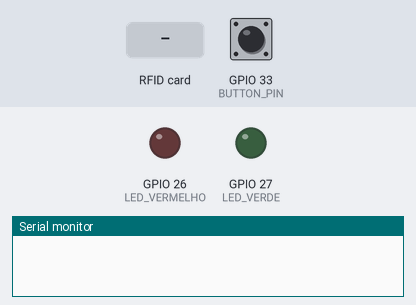
Recording of a sketch running on a simulated ESP32. Shown: output pins drawn as LEDs (lit = HIGH), the last lines printed to the serial monitor. The inputs (shaded band) are chosen by the test bench; at power-on: GPIO 33 (BUTTON_PIN) HIGH.

Above: at 0.0 s.
At 2.7 s:
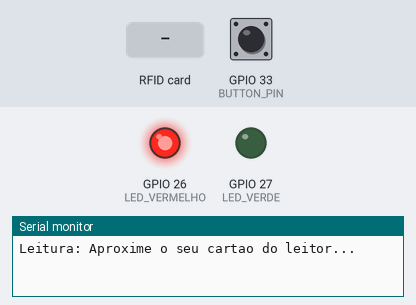
2.8 s: RFID card 5E 7A 19 C4 held to the reader
At 3.4 s:
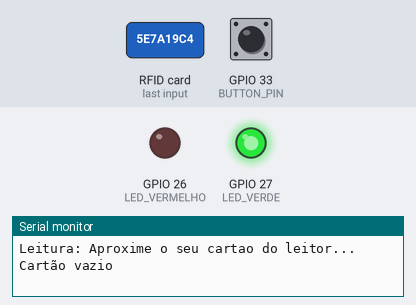
Timing chart, 0 to 5.8 s (numbered marks = the images above; inputs shaded):
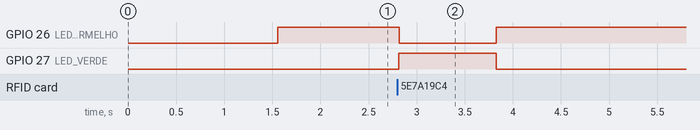

The sketch:

detecta_envioUbidots.ino
```cpp
// Inclusão de bibliotecas necessárias para comunicação com o módulo RFID, Wi-Fi, MQTT e Ubidots
#include <MFRC522.h>
#include <SPI.h>
#include "UbidotsEsp32Mqtt.h"
#include <PubSubClient.h>

// Definição de constantes para a conexão com o Ubidots e a rede Wi-Fi
const char *UBIDOTS_TOKEN = "BBUS-Wr0Chf75jREI6GgNS2a6PZvQqvssaE";
const char *WIFI_SSID = "Inteli-welcome";
const char *WIFI_PASS = "";
const char *DEVICE_LABEL = "sala";
const char *VARIABLE_LABEL = "consultorio";

// Variáveis para controle de tempo
unsigned long timer;
const int PUBLISH_FREQUENCY = 5000; // Intervalo de tempo para publicação dos dados

// Defina o tempo de duração em milissegundos que o LED ficará aceso
const int LED_ON_TIME = 1000; // 1000 ms = 1 segundos

// Variável para controlar o temporizador do LED
unsigned long ledTimer;

// Inicialização do cliente Ubidots
Ubidots ubidots(UBIDOTS_TOKEN);

// Definição dos pinos utilizados para o módulo RFID
#define SS_PIN    21
#define RST_PIN   22

// Definição do pino do botão
#define BUTTON_PIN 33

// Definição dos pinos dos LEDs
#define LED_VERDE 27
#define LED_VERMELHO 26

// Variável para armazenar o nome lido do cartão RFID
String nomePessoa = "";

// Objeto para armazenar a chave de autenticação do cartão RFID
MFRC522::MIFARE_Key key;

// Objeto para interagir com o módulo RFID MFRC522
MFRC522 mfrc522(SS_PIN, RST_PIN);

// Função chamada quando uma mensagem é recebida pelo cliente MQTT
void callback(char* topic, byte* payload, unsigned int length) {
    Serial.print("Message arrived [");
    Serial.print(topic);
    Serial.print("] ");
    for (int i = 0; i < length; i++) {
        Serial.print((char)payload[i]);
    }
    Serial.println();
}

// Configuração inicial do programa
void setup() {
    pinMode(LED_VERMELHO, OUTPUT);
    pinMode(LED_VERDE, OUTPUT);
    pinMode(BUTTON_PIN, INPUT_PULLUP); // Configura o pino do botão como entrada com pull-up
    Serial.begin(115200); // Inicia comunicação serial
    SPI.begin();          // Inicia comunicação SPI para o módulo RFID
    mfrc522.PCD_Init();   // Inicializa o módulo RFID
    ubidots.setDebug(true);
    ubidots.connectToWifi(WIFI_SSID, WIFI_PASS);
    ubidots.setCallback(callback);
    ubidots.setup();
    ubidots.reconnect();
    timer = millis();     // Inicializa o timer
    Serial.println("Leitura: Aproxime o seu cartao do leitor...");
}

// Loop principal do programa
void loop() {

     atualizarLed(); // Coloque isso no início do loop para garantir que seja sempre executado

    // Verifica se um novo cartão RFID está presente e pode ser lido
    if (!mfrc522.PICC_IsNewCardPresent() || !mfrc522.PICC_ReadCardSerial()) {
        digitalWrite(LED_VERMELHO, HIGH);
        return;
    } else {
        digitalWrite(LED_VERDE, LOW);  // Apaga o LED Verde
        acenderLed(); // Acende o LED verde e inicia o temporizador
    }

    leituraDados(); // Lê os dados do cartão RFID
    mfrc522.PICC_HaltA(); // Coloca o cartão em estado de "parada"
    mfrc522.PCD_StopCrypto1(); // Desativa criptografia para comunicação com o cartão
    // Reconecta ao Ubidots se necessário e publica os dados lidos
    if (!ubidots.connected()) {
        ubidots.reconnect();
    }
    if ((millis() - timer) > PUBLISH_FREQUENCY) {
        // Verifica se a string contém um nome válido e publica no Ubidots
        if (nomePessoa.length() > 0) {
            char context[100];
            snprintf(context, sizeof(context), "\"nome\":\"%s\"", nomePessoa.c_str());
            Serial.println(context);
            ubidots.add(VARIABLE_LABEL, 1, context);
            ubidots.publish(DEVICE_LABEL);
        } else {
            Serial.println("Nome Pessoa está vazio, nada será publicado.");
        }
        timer = millis();
    }
    ubidots.loop(); // Mantém a conexão MQTT ativa
}

// Função para acender o LED e iniciar o temporizador
void acenderLed() {
    digitalWrite(LED_VERDE, HIGH); // Acende o LED verde
    ledTimer = millis(); // Inicia o temporizador
}

// Função para verificar e atualizar o estado do LED
void atualizarLed() {
    if (millis() - ledTimer < LED_ON_TIME) {
        digitalWrite(LED_VERDE, HIGH); // Acende o LED verde
        digitalWrite(LED_VERMELHO, LOW); // Desliga o LED vermelho
    } else {
        digitalWrite(LED_VERDE, LOW); // Apaga o LED verde após o tempo especificado
        digitalWrite(LED_VERMELHO, HIGH); // Reativa o LED vermelho
    }
}

void leituraDados() {
    // Imprime detalhes do cartão no console serial
    mfrc522.PICC_DumpDetailsToSerial(&(mfrc522.uid));
    // Configura a chave de autenticação padrão para todos os blocos (FF FF FF FF FF FF)
    for (byte i = 0; i < 6; i++) {
        key.keyByte[i] = 0xFF;
    }
    // Buffer para armazenar os dados lidos do cartão
    // Certifique-se de limpar o buffer para evitar lixo de leituras anteriores
    byte buffer[18];
    memset(buffer, 0, sizeof(buffer)); // Inicializa o buffer com zeros
    byte bloco = 1; // Define o bloco a ser lido
    byte tamanho = sizeof(buffer); // Tamanho do buffer
    // Autentica o bloco para operação
    MFRC522::StatusCode status = mfrc522.PCD_Authenticate(
        MFRC522::PICC_CMD_MF_AUTH_KEY_A, bloco, &key, &(mfrc522.uid));
    // Verifica se a autenticação foi bem-sucedida
    if (status != MFRC522::STATUS_OK) {
        Serial.print(F("Authentication failed: "));
        Serial.println(mfrc522.GetStatusCodeName(status));
        return;
    }
    // Lê os dados do bloco autenticado
    status = mfrc522.MIFARE_Read(bloco, buffer, &tamanho);
    // Verifica se a leitura foi bem-sucedida
    if (status != MFRC522::STATUS_OK) {
        Serial.print(F("Reading failed: "));
        Serial.println(mfrc522.GetStatusCodeName(status));
        return;
    } else {
        nomePessoa = ""; // Limpa a string atual
        for (int i = 0; i < 16; i++) { // Assume que o nome esteja nos primeiros 16 bytes do buffer
            // Adiciona apenas caracteres ASCII imprimíveis
            if (buffer[i] >= 32 && buffer[i] <= 126) {
                nomePessoa += (char)buffer[i];
            } else if (buffer[i] == '\0') {
                break; // Se encontrar um byte nulo, pare de adicionar
            }
        }
        nomePessoa.trim(); // Remove espaços em branco do início e do fim
        // Imprime o nome da pessoa ou indica se está vazio
        if (nomePessoa.length() > 0) {
            Serial.print(F("Nome no Cartão: "));
            Serial.println(nomePessoa);
        } else {
            Serial.println(F("Cartão vazio"));
        }
    }
    // Verifica se o botão foi pressionado
    if (digitalRead(BUTTON_PIN) == LOW) {
        // Chama a função de reset do programa
        resetProgram();
    }
    // Termina a leitura do cartão RFID
    mfrc522.PICC_HaltA();
    mfrc522.PCD_StopCrypto1();
}
void resetProgram() {
    // Reinicialize variáveis, estados, e possivelmente chame setup()
}
```

Measured:
- after the input at 2.8 s, GPIO 26 (LED_VERMELHO): HIGH → LOW at once, → HIGH 1.0 s later; GPIO 27 (LED_VERDE): LOW → HIGH at once, → LOW 1.0 s later
